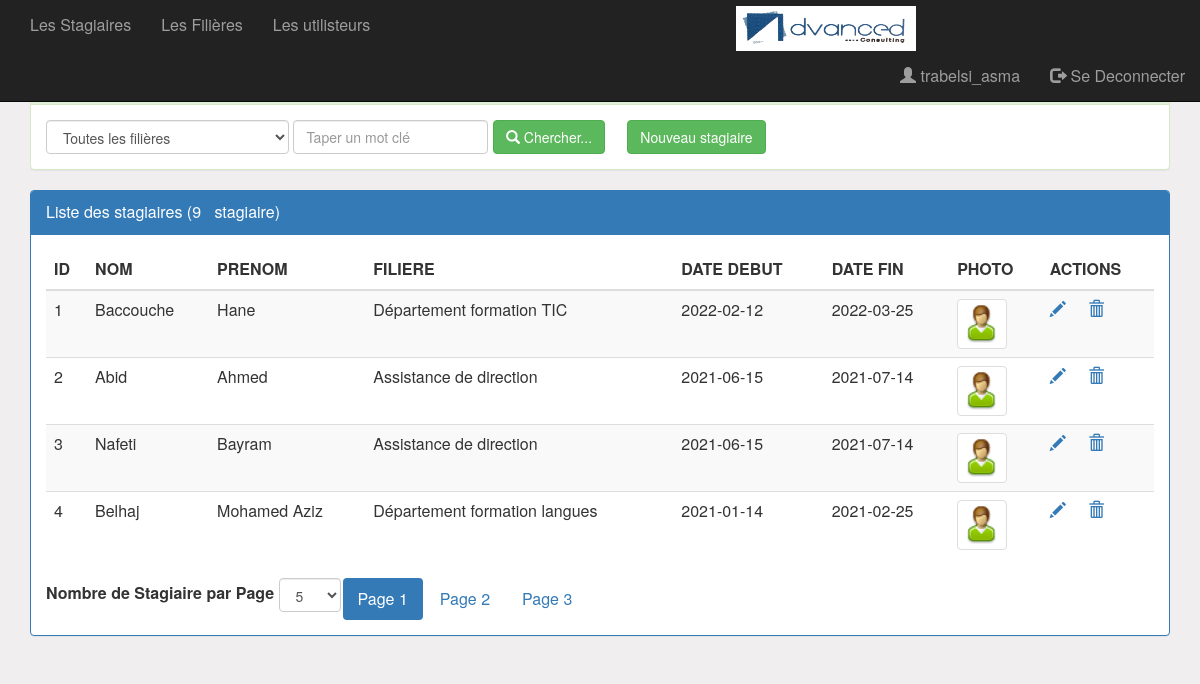
/pages/stagiaires.php (signed in), run on the app's committed database.
### tables this page shows
CREATE TABLE IF NOT EXISTS `stagiaire` (
  `ID` int(4) NOT NULL AUTO_INCREMENT,
  `NOM` varchar(50) NOT NULL,
  `PRENOM` varchar(50) NOT NULL,
  `ID_FILIERE` int(4) DEFAULT NULL,
  `PHOTO` varchar(50) NOT NULL,
  `CIVILITE` varchar(1) NOT NULL,
  `DATE_DEBUT` date NOT NULL,
  `DATE_FIN` date NOT NULL,
  PRIMARY KEY (`ID`)
);

CREATE TABLE IF NOT EXISTS `filiere` (
  `ID` int(11) NOT NULL AUTO_INCREMENT,
  `NOM_FILIERE` varchar(100) NOT NULL,
  `NIVEAU` varchar(50) NOT NULL,
  PRIMARY KEY (`ID`)
);

### pages/stagiaires.php (the view, shortened to what this page needs)
<?php
	require_once('connexion.php');
	if(isset($_GET['motCle']))
		$mc=$_GET['motCle'];
	else
		$mc="";
	if(isset($_GET['ID_FILIERE']))
		$idf=$_GET['ID_FILIERE'];
	else
		$idf=0;
	if(isset($_GET['size']))
		$size=$_GET['size'];
	else
		$size=4;
	if(isset($_GET['page']))
		$page=$_GET['page'];
	else
		$page=1;
	$offset=($page-1)*$size;
	if($idf==0){
		$resultat = $con->query("SELECT S.ID,NOM,PRENOM,PHOTO,NOM_FILIERE,DATE_DEBUT,DATE_FIN FROM STAGIAIRE S,FILIERE F
								WHERE S.ID_FILIERE=F.ID AND (NOM like '%$mc%' OR PRENOM like '%$mc%')
								ORDER BY S.ID LIMIT $size OFFSET $offset");
		$resultat2 = $con->query("select count(*) as nbrSTAGAIRE from STAGIAIRE
								where NOM like '%$mc%' OR PRENOM like '%$mc%'");
	}
	$nbr=$resultat2->fetch();
	$nbrPro=$nbr['nbrSTAGAIRE'];
	$reste=$nbrPro % $size;
	if($reste==0)
		$nbrPage=$nbrPro/$size;
	else
		$nbrPage=floor($nbrPro/$size)+1;
?>
<!DOCTYPE HTML>
<html>
	<head>
		<link rel="stylesheet" type="text/css" href="../css/bootstrap.css">
		<link rel="stylesheet" type="text/css" href="../css/monstyle.css">
	</head>
	<body>
		 <div id="wrapper">
			<?php include('entete.php');?>
			<div class="container">
				<div class="panel panel-success espace60">
					<div class="panel-heading">Rechercher des stagiaires</div>
					<div class="panel-body">
						<form method="get" action="stagiaires.php" class="form-inline">
						<div class="form-group">
								<select name="ID_FILIERE" id="ID_FILIERE" class="form-control" onChange="this.form.submit();">
									<option value="0" >Toutes les filières</option>
								</select>
								<input type="text" name="motCle"
										placeholder="Taper un mot clé"
										id="motCle" class="form-control"
										value="<?php echo $mc; ?>"/>
								<button type="submit" class="btn btn-success">
									<i class="glyphicon glyphicon-search"></i>
									Chercher...
								</button>
								<?php if($_SESSION['utilisateur']['ROLE']=="ADMIN") {?>
									<a class="btn btn-success" href="nouveaustagaire.php">Nouveau stagiaire</a>
								<?php } ?>
							</div>
						</form>
					</div>
				</div>
				<div class="panel panel-primary">
					<div class="panel-heading">
					Liste des stagiaires (<?php echo $nbrPro ?> &nbsp stagiaire)
					</div>
					<div class="panel-body">
						<table class="table table-striped">
							<thead>
								<tr>
									<th>ID</th>
									<th>NOM</th>
									<th>PRENOM</th>
									<th>FILIERE</th>
									<th>DATE DEBUT</th>
									<th>DATE FIN</th>
									<th>PHOTO</th>
									 <?php if($_SESSION['utilisateur']['ROLE']=="ADMIN") {?>
										<th>ACTIONS</th>
									<?php } ?>
								</tr>
							</thead>
							<tbody>
								<?php while($STAGIAIRE=$resultat->fetch()){?>
									<tr>
										<td><?php echo $STAGIAIRE['ID'] ?></td>
										<td><?php echo $STAGIAIRE['NOM'] ?></td>
										<td><?php echo $STAGIAIRE['PRENOM'] ?></td>
										<td><?php echo $STAGIAIRE['NOM_FILIERE'] ?></td>
										<td><?php echo $STAGIAIRE['DATE_DEBUT'] ?></td>
										<td><?php echo $STAGIAIRE['DATE_FIN'] ?></td>
										<td>
											<img src="../images/<?php echo $STAGIAIRE['PHOTO']?>"
												class="img-thumbnail"  width="50" height="40" >
										</td>
										<td>
											<?php if($_SESSION['utilisateur']['ROLE']=="ADMIN") {?>
												<a href="editerstagaire.php?ID=<?php echo $STAGIAIRE['ID'] ?>">
													<span class="glyphicon glyphicon-pencil"></span>
												</a>
												<a Onclick="return confirm('Etes vous sur de vouloir supprimer le STAGIAIRE?')"
													href="supprimerstagaire.php?ID=<?php echo $STAGIAIRE['ID'] ?>">
													<span class="glyphicon glyphicon-trash"></span>
												</a>
											<?php } ?>
										</td>
									</tr>
								<?php } ?>
							</tbody>
						</table>
						<div>
							<ul class="nav nav-pills nav-right">
								<li>
									<form class="form-inline">
										<label>Nombre de Stagiaire par Page </label>
										<select name="size" class="form-control"
												onchange="this.form.submit()">
											<option <?php if($size==5)  echo "selected" ?>>5</option>
										</select>
									</form>
								</li>
								<?php for($i=1;$i<=$nbrPage;$i++){ ?>
									<li class="<?php if($i==$page) echo 'active' ?>">
										<a href="stagiaires.php?page=<?php echo $i ?>
										&motCle=<?php echo $mc ?>
										&ID_FILIERE=<?php echo $idf ?>
										&size=<?php echo $size ?>">
											Page <?php echo $i ?>
										</a>
									</li>
								<?php } ?>
							</ul>
						</div>
					</div>
				</div>
			</div>
		</div>
	</body>
</html>

### pages/entete.php
<nav class="navbar navbar-inverse navbar-fixed-top">
	<div class="container-fluid">
		<img src="../images/logo.jpg" width="180px" height="45px" style="margin-top:6px; margin-left:30%;">
		<ul class="nav navbar-nav">
			<li><a href="stagiaires.php">Les Stagiaires</a></li>
			<li><a href="filieres.php">Les Filières</a></li>
			<?php if($_SESSION['utilisateur']['ROLE']=="ADMIN") {?>
				<li><a href="Utilisateurs.php">Les utilisteurs</a></li>
			<?php } ?>
		</ul>
		<ul class="nav navbar-nav navbar-right">
				<li>
					<a href="editerUtilisateur.php?id=<?php echo $_SESSION['utilisateur']['ID'];?>">
						<span class="glyphicon glyphicon-user"></span>
						<?php echo $_SESSION['utilisateur']['LOGIN'];?>
					</a>
				</li>
				<li>
					<a href="SeDeconnecter.php">
						<span class="glyphicon glyphicon-log-out"></span>
						Se Deconnecter
					</a>
				</li>
			</ul>
	</div>
</nav>

### css/monstyle.css (style rules this page uses)
.espace60 { margin-top: 60px; }
body { background-color: rgb(240, 238, 238); font-size: 16px; }
.form-control { position: relative; }

### data on the page
stagiaire: ID "1", NOM "Baccouche", PRENOM "Hane", ID_FILIERE.NOM_FILIERE "Département formation TIC", DATE_DEBUT "2022-02-12", DATE_FIN "2022-03-25", PHOTO (picture)
stagiaire: ID "2", NOM "Abid", PRENOM "Ahmed", ID_FILIERE.NOM_FILIERE "Assistance de direction", DATE_DEBUT "2021-06-15", DATE_FIN "2021-07-14", PHOTO (picture)
stagiaire: ID "3", NOM "Nafeti", PRENOM "Bayram", ID_FILIERE.NOM_FILIERE "Assistance de direction", DATE_DEBUT "2021-06-15", DATE_FIN "2021-07-14", PHOTO (picture)
stagiaire: ID "4", NOM "Belhaj", PRENOM "Mohamed Aziz", ID_FILIERE.NOM_FILIERE "Département formation langues", DATE_DEBUT "2021-01-14", DATE_FIN "2021-02-25", PHOTO (picture)

### other printed values
$_SESSION['utilisateur']['LOGIN'] "trabelsi_asma"
$nbrPro "9"
